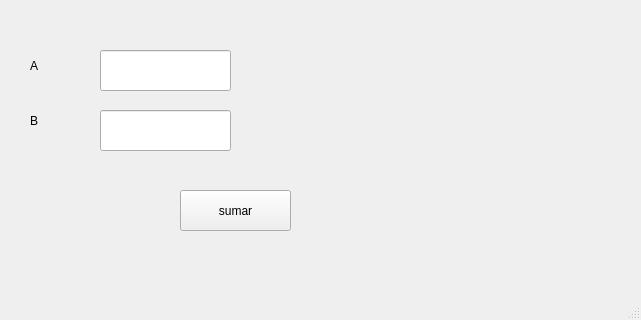
<?xml version="1.0" encoding="UTF-8"?>
<ui version="4.0">
 <class>MainWindow</class>
 <widget class="QMainWindow" name="MainWindow">
  <property name="geometry">
   <rect>
    <x>0</x>
    <y>0</y>
    <width>641</width>
    <height>320</height>
   </rect>
  </property>
  <property name="windowTitle">
   <string>MainWindow</string>
  </property>
  <widget class="QWidget" name="centralwidget">
   <widget class="QLabel" name="label">
    <property name="geometry">
     <rect>
      <x>30</x>
      <y>50</y>
      <width>41</width>
      <height>31</height>
     </rect>
    </property>
    <property name="styleSheet">
     <string notr="true">font: 75 20pt &quot;Agency FB&quot;;</string>
    </property>
    <property name="text">
     <string>A</string>
    </property>
   </widget>
   <widget class="QLabel" name="label_2">
    <property name="geometry">
     <rect>
      <x>30</x>
      <y>100</y>
      <width>47</width>
      <height>41</height>
     </rect>
    </property>
    <property name="styleSheet">
     <string notr="true">font: 75 20pt &quot;Agency FB&quot;;</string>
    </property>
    <property name="text">
     <string>B</string>
    </property>
   </widget>
   <widget class="QPushButton" name="btn_sumar">
    <property name="geometry">
     <rect>
      <x>180</x>
      <y>190</y>
      <width>111</width>
      <height>41</height>
     </rect>
    </property>
    <property name="styleSheet">
     <string notr="true">font: 8pt &quot;Agency FB&quot;;
font: 75 20pt &quot;MS Shell Dlg 2&quot;;</string>
    </property>
    <property name="text">
     <string>sumar</string>
    </property>
   </widget>
   <widget class="QLineEdit" name="txt_a">
    <property name="geometry">
     <rect>
      <x>100</x>
      <y>50</y>
      <width>131</width>
      <height>41</height>
     </rect>
    </property>
    <property name="styleSheet">
     <string notr="true">font: 75 18pt &quot;Agency FB&quot;;</string>
    </property>
   </widget>
   <widget class="QLineEdit" name="txt_b">
    <property name="geometry">
     <rect>
      <x>100</x>
      <y>110</y>
      <width>131</width>
      <height>41</height>
     </rect>
    </property>
    <property name="styleSheet">
     <string notr="true">font: 75 18pt &quot;Agency FB&quot;;</string>
    </property>
   </widget>
  </widget>
  <widget class="QMenuBar" name="menubar">
   <property name="geometry">
    <rect>
     <x>0</x>
     <y>0</y>
     <width>641</width>
     <height>26</height>
    </rect>
   </property>
  </widget>
  <widget class="QStatusBar" name="statusbar"/>
 </widget>
 <resources/>
 <connections/>
</ui>
